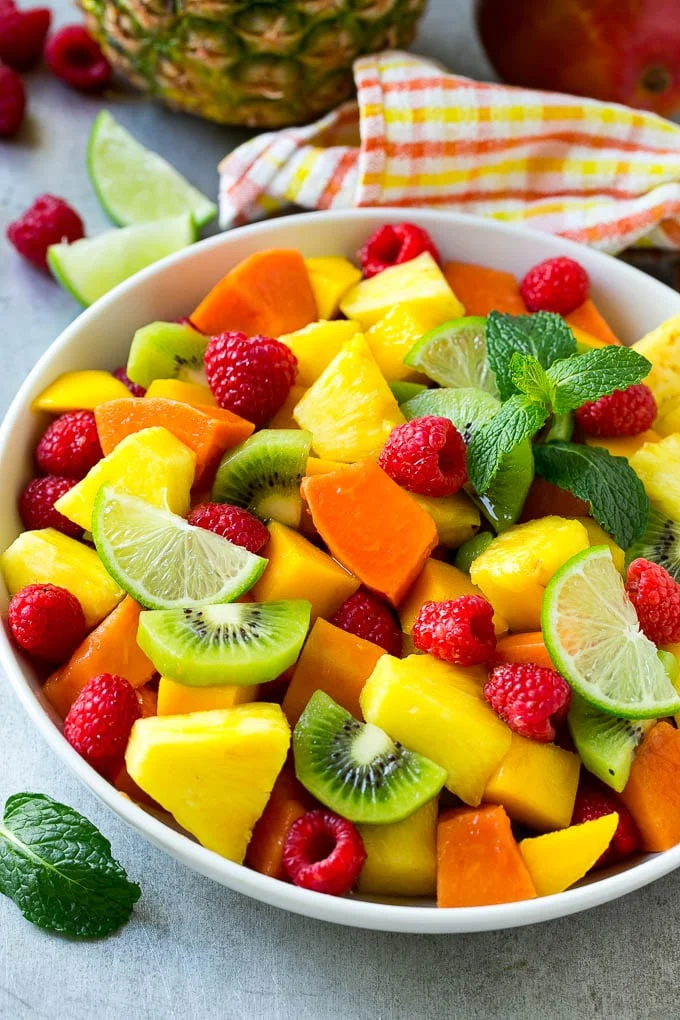
#> input picture 1216/fruite.png, 680 x 1020 px, found by its file name
$ python ylo.py
#> lines starting #> are read from the running program, lines starting #| are printed output that depends on the picture; after the words box and inside, x2 and y2 are one past the last pixel; in counts of white or black regions, pixels touching at a corner belong together
'''
# YOLO 테스트
from ultralytics import YOLO
import cv2

model = YOLO('yolov8n.pt') # YOLO모델 V8, n: nano버전

image = cv2.imread('./1216/test.jpg')

# 객체 탐지
results = model.predict(source=image, save=False,
                        save_txt=False, conf=0.5)  # conf 신뢰도

# 결과 시각화
frame = results[0].plot()  # plot() : 탐지된 객체를 시각화한 이미지를 반환

cv2.imshow('YOLO', frame)
cv2.waitKey(0)
cv2.destroyAllWindows()
'''

# ============================================================================
'''
# OCR

# Tesseract 경로 설정
pytesseract.pytesseract.tesseract_cmd = 'C:/Program Files/Tesseract-OCR/tesseract.exe'

# 이미지 가져오기
image = cv2.imread('./1216/receiot.png')
gray_image = cv2.cvtColor(image, cv2.COLOR_BGR2GRAY)

text = pytesseract.image_to_string(gray_image, lang='kor')
print("추출된 이미지", text)
'''
# ============================================================================
'''
# OCR 발전
# Tesseract 경로 설정
pytesseract.pytesseract.tesseract_cmd = 'C:/Program Files/Tesseract-OCR/tesseract.exe'

# 이미지 가져오기
image = cv2.imread('./1216/car_number.png')

gray_image = cv2.cvtColor(image, cv2.COLOR_BGR2GRAY)

# 관심영역 설정
roi = gray_image[250:429, 119:685]

binary_img = cv2.adaptiveThreshold(
    roi, 255, cv2.ADAPTIVE_THRESH_GAUSSIAN_C, cv2.THRESH_BINARY, 91, 5)
# cv2.adaptiveThreshol() : 조명에 대응이 쉽다

text = pytesseract.image_to_string(binary_img, lang='kor')
# cv2.imshow("check", binary_img)
# cv2.waitKey(0)
# cv2.destroyAllWindows()
print("추출된 이미지", text)
'''
# ============================================================================


import matplotlib.pyplot as plt
import pytesseract
import numpy as np
import cv2
img = cv2.imread("./1216/fruite.png")
#> img is the input picture: shape (1020, 680, 3); mean B, G, R 74.4, 134.2, 169.1
# BGR -> HSV 변환
hsv_image = cv2.cvtColor(img, cv2.COLOR_BGR2HSV)
#> hsv_image: shape (1020, 680, 3); mean H, S, V 47, 158.5, 177.4

# 색상범위 설정 (초록색)
lower = np.array([40, 50, 50])
upper = np.array([80, 255, 255])
# 마스크 생성
green_mask = cv2.inRange(hsv_image, lower, upper)
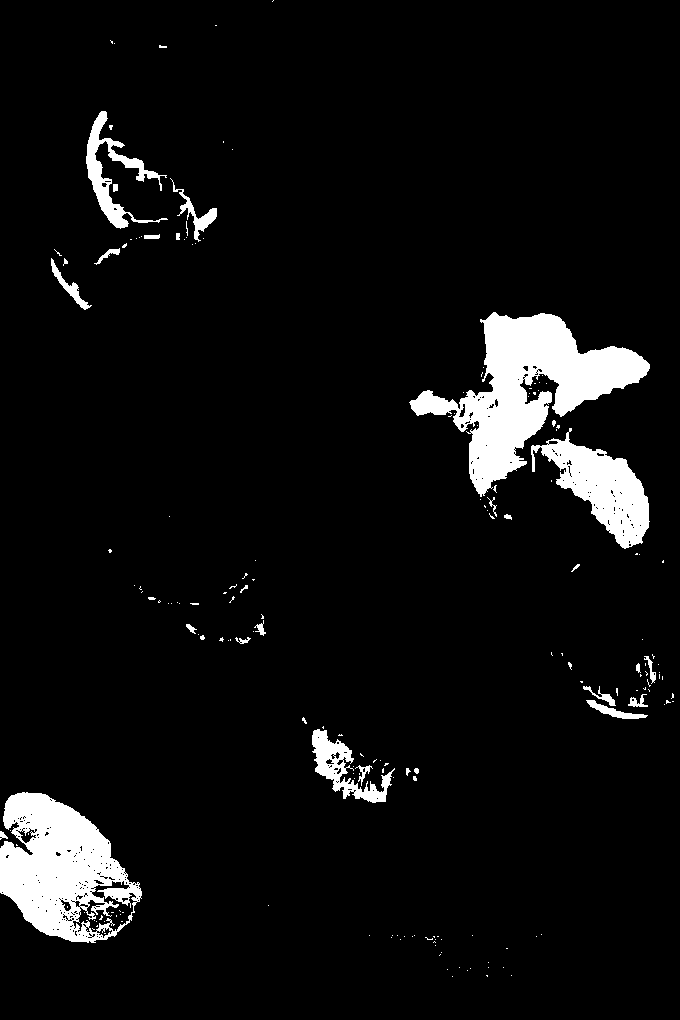
#> green_mask: shape (1020, 680); 6.1% white; 186 white regions (156 under 20 px)
# 원본이미지에 마스크 적용
green_region = cv2.bitwise_and(img, img, mask=green_mask)
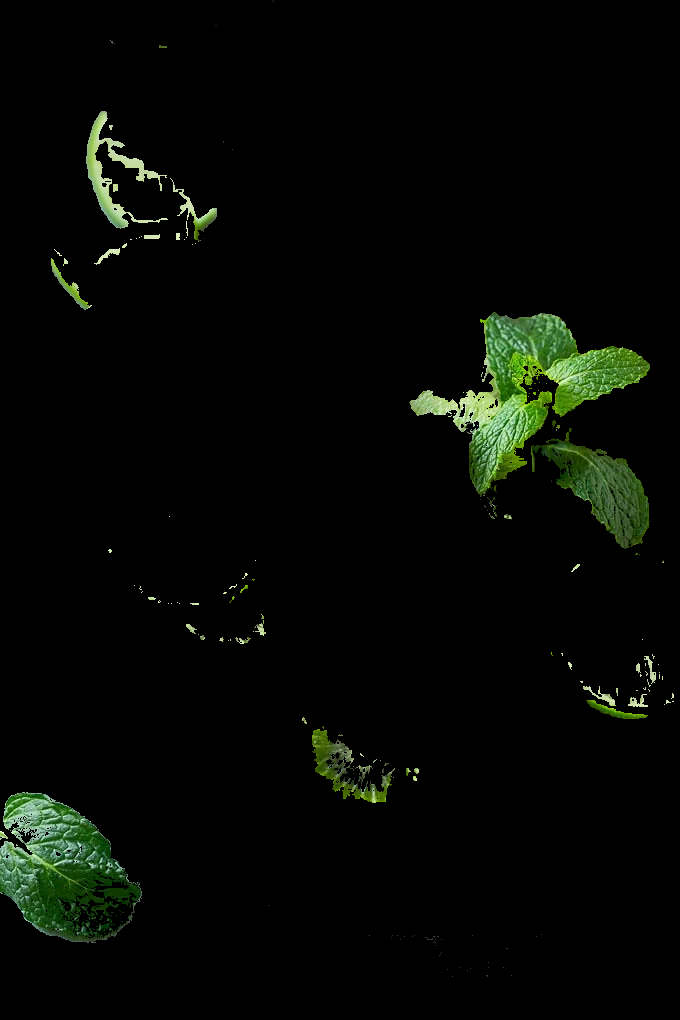
#> green_region: shape (1020, 680, 3); mean B, G, R 3.9, 8.1, 5.3

# 윤곽선 검출
contours, _ = cv2.findContours(
    green_mask, cv2.RETR_EXTERNAL, cv2.CHAIN_APPROX_SIMPLE)
#> contours = 170 contours, 149 with area under 20; largest, box (x1, y1, x2, y2) and area: (409, 312, 650, 497) 15766, (0, 792, 142, 943) 14317, (531, 428, 650, 549) 5920, (86, 111, 168, 229) 2053, (312, 729, 395, 803) 1902

count = 0

for con in contours:
    if cv2.contourArea(con) > 50:  # 작은 노이즈 제거
        x, y, w, h = cv2.boundingRect(con)  # 객체를 감싸는 가장 작은 축에 정렬된 사각형
        cv2.rectangle(img, (x, y), (x+w, y+h), (0, 255, 0), 2)
        count += 1
#> this loop made 170 passes
#> (x, y, w, h) on passes 36, 46, 52, 58, 59, 65, 77, 124, 142, 144, 146, 161: (0, 792, 142, 151), (355, 765, 18, 21), (312, 729, 83, 74), (586, 700, 62, 19), (628, 694, 20, 13), (583, 686, 33, 20), (644, 656, 12, 28), (531, 428, 119, 121), (409, 312, 241, 185), (51, 258, 41, 52), (94, 248, 26, 17), (170, 178, 47, 64)
#> con on passes 1 to 6: [[452, 976]], [[511, 975]], [[486, 975], [487, 976], [487, 975]], [[467, 970]], [[447, 969]], [[470, 968]]
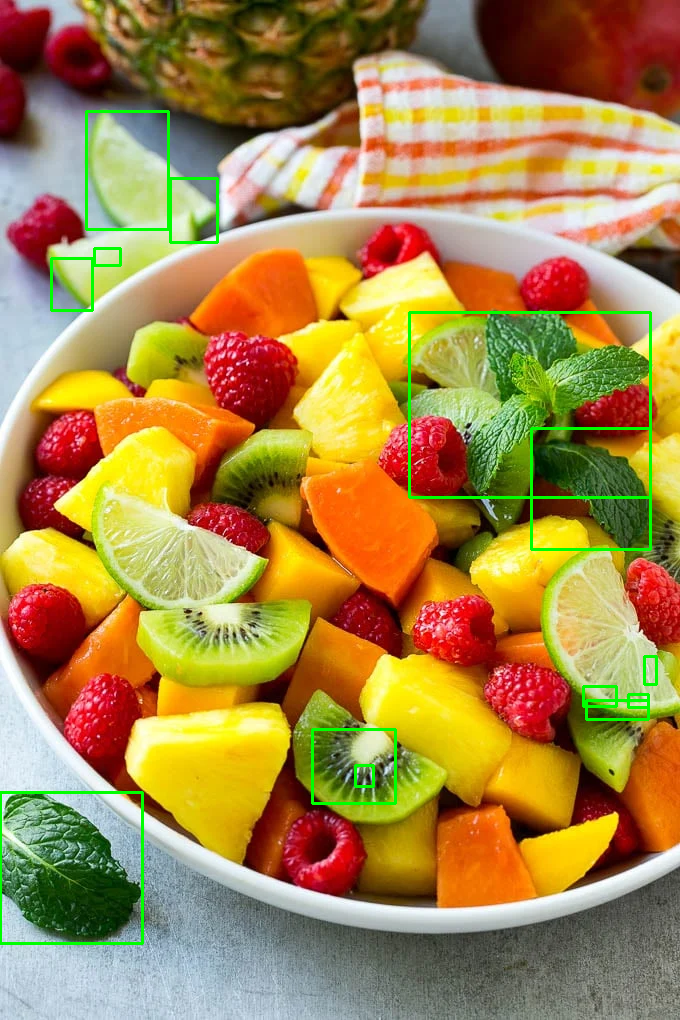
#> img: shape (1020, 680, 3); 1.49% of pixels changed, all inside (x1, y1, x2, y2) = (0, 110, 658, 945)
#> after the loop, count = 13
cv2.imshow('Original Image', img)
print(f"검출된 초록색 물체 개수 : {count} 개")
#| 검출된 초록색 물체 개수 : 13 개
cv2.waitKey(0)
cv2.destroyAllWindows()
